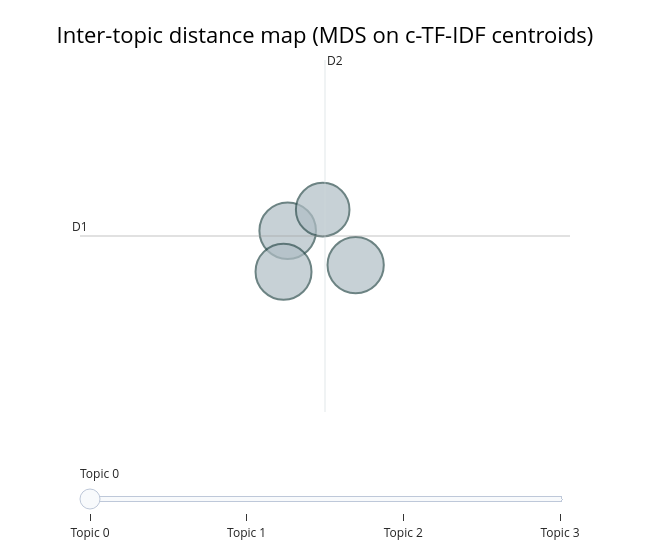

Source (notebook cell):
### Code cell
# BERTopic built-in inter-topic MDS bubble chart
fig_itp = topic_model.visualize_topics(
    title="Inter-topic distance map (MDS on c-TF-IDF centroids)"
)
fig_itp.update_layout(height=550)
fig_itp.write_html(str(OUT / "05_B3_intertopic_map.html"))
fig_itp.show()

### Figure 1 — Plotly figure (JSON) as saved in the notebook; plotly's stock layout.template omitted (floating-point values rounded to 4 significant figures)
{"data": [{"customdata": [[0, "hackers | anti software | online security | multi player | server", 97], [1, "bots | aimbots | bot | aimbot | use bots", 96], [2, "doping | gamer | sport | gamers | competitive online", 95], [3, "online mmogs | client server | multi player | server | online peer", 87]], "hovertemplate": "<b>Topic %{customdata[0]}</b><br>%{customdata[1]}<br>Size: %{customdata[2]}", "legendgroup": "", "marker": {"color": "#B0BEC5", "line": {"color": "DarkSlateGrey", "width": 2}, "size": [97, 96, 95, 87], "sizemode": "area", "sizeref": 0.06062, "symbol": "circle"}, "mode": "markers", "name": "", "orientation": "v", "showlegend": false, "type": "scatter", "x": [25.17, 26.43, 25.1, 25.82], "xaxis": "x", "y": [20.08, 19.37, 19.24, 20.51], "yaxis": "y"}], "layout": {"annotations": [{"showarrow": false, "text": "D1", "x": 21.33, "y": 19.97, "yshift": 10}, {"showarrow": false, "text": "D2", "x": 25.86, "xshift": 10, "y": 23.59}], "height": 550, "hoverlabel": {"bgcolor": "white", "font": {"family": "Rockwell", "size": 16}}, "legend": {"itemsizing": "constant", "tracegroupgap": 0}, "margin": {"t": 60}, "shapes": [{"line": {"color": "#CFD8DC", "width": 2}, "type": "line", "x0": 25.86, "x1": 25.86, "y0": 16.35, "y1": 23.59}, {"line": {"color": "#9E9E9E", "width": 2}, "type": "line", "x0": 21.33, "x1": 30.39, "y0": 19.97, "y1": 19.97}], "sliders": [{"active": 0, "pad": {"t": 50}, "steps": [{"args": [{"marker.color": [["red", "#B0BEC5", "#B0BEC5", "#B0BEC5"]]}], "label": "Topic 0", "method": "update"}, {"args": [{"marker.color": [["#B0BEC5", "red", "#B0BEC5", "#B0BEC5"]]}], "label": "Topic 1", "method": "update"}, {"args": [{"marker.color": [["#B0BEC5", "#B0BEC5", "red", "#B0BEC5"]]}], "label": "Topic 2", "method": "update"}, {"args": [{"marker.color": [["#B0BEC5", "#B0BEC5", "#B0BEC5", "red"]]}], "label": "Topic 3", "method": "update"}]}], "title": {"font": {"color": "Black", "size": 22}, "text": "Inter-topic distance map (MDS on c-TF-IDF centroids)", "x": 0.5, "xanchor": "center", "y": 0.95, "yanchor": "top"}, "width": 650, "xaxis": {"anchor": "y", "domain": [0, 1], "range": [21.33, 30.39], "title": {"text": ""}, "visible": false}, "yaxis": {"anchor": "x", "domain": [0, 1], "range": [16.35, 23.59], "title": {"text": ""}, "visible": false}}}
